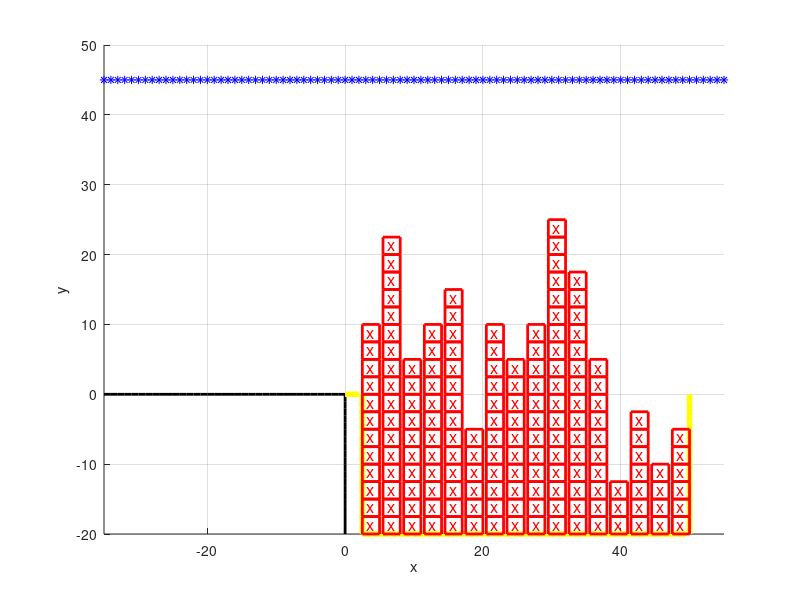

MATLAB code to generate this figure: (Note: this script raises an error after producing the figure.)
% Inicializar la figura
clc;
% Inicializar la figura
figure;
hold on;
xlabel('x');
ylabel('y');
grid on;
axis([-35, 55, -20, 50]);

% Izaje
x_izaje = -35:55;
yt0 = ones(size(x_izaje)) * 45;
plot(x_izaje, yt0, '*b');

% Muelle
% Línea horizontal
x_muelle_h = -35:0;
y_muelle_h = zeros(size(x_muelle_h));
plot(x_muelle_h, y_muelle_h, 'k', 'LineWidth', 2);

% Línea vertical
y_muelle_v = -20:0;
x_muelle_v = zeros(size(y_muelle_v));
plot(x_muelle_v, y_muelle_v, 'k', 'LineWidth', 2);

% Barco
% Horizontal abajo
x_barco_h_a = 2.5:50;
y_barco_h_a = ones(size(x_barco_h_a)) * -20;
plot(x_barco_h_a, y_barco_h_a, 'y', 'LineWidth', 4);

% Horizontal izquierda
x_barco_h_i = 0:2.5;
y_barco_h_i = zeros(size(x_barco_h_i));
plot(x_barco_h_i, y_barco_h_i, 'y', 'LineWidth', 4);

% Vertical izquierda
y_barco_v = -20:0;
x_barco_v_i = ones(size(y_muelle_v)) * 2.5;
plot(x_barco_v_i, y_barco_v, 'y', 'LineWidth', 4);

% Vertical derecha
x_barco_v_d = ones(size(y_muelle_v)) * 50;
plot(x_barco_v_d, y_barco_v, 'y', 'LineWidth', 4);

% Contenedores dentro del barco
num_columnas = 16;
num_contenedores_min = 2;
num_contenedores_max = 18;

contenedor_pos = zeros(num_contenedores_max, num_columnas);

for columna = 1:num_columnas
    % Dibujo de todos los contenedores en la fila actual
    num_contenedores_fila = randi([num_contenedores_min, num_contenedores_max]);
    posiciones_fila = zeros(num_contenedores_fila, 2);

    for i = 1:num_contenedores_fila
        contenedor_pos(i,columna) = 1;

        % ------------ Para graficar -------------
        pos_x = 2.5 + (columna - 1) * 3;
        pos_y = -20 + (i - 1) * 2.5;
        % Almacena la posición del contenedor
        posiciones_fila(i, :) = [pos_x, pos_y];

        % Dibuja el contenedor
        rectangle('Position', [pos_x, pos_y, 2.5, 2.5], 'EdgeColor', 'r', 'LineWidth', 2);
        % Etiqueta 'x' en el centro del contenedor
        x_center = pos_x + 1.25;
        y_center = pos_y + 1.25;
        text(x_center, y_center, 'x', 'Color', 'r', 'FontSize', 12, 'HorizontalAlignment', 'center', 'VerticalAlignment', 'middle');
    end

end
unos_por_columna = sum(contenedor_pos); % Me da la suma de cada columna
max_contenedores = max(unos_por_columna); % Busco el máximo de la suma de cada columna

coef_seguridad = 5;
y_superior = max_contenedores*2.5 + coef_seguridad;

punto_inicial = [-15, 5];
punto_final = [45, 10];
[perfil_vel_x,perfil_vel_y, sx, sy] = generar_Trayectoria(contenedor_pos,punto_inicial, punto_final, 0);
length(sx)
%plot(perfil_trayectoria(:, 1),perfil_trayectoria(:, 2), 'b') 
%[velocidad_X, velocidad_Y, x, y, cantidad_puntos] = Perfiles_Velocidad(perfil_trayectoria, 1.5);
%[velocidad_X, velocidad_Y, cantidad_puntos] = obtener_perfil_velocidad(perfil_trayectoria(1,:), perfil_trayectoria(2,:), 1.5);
plot(sx,sy) 
title('TRAYECTORIA REALIZADA Y PERFIL DE OBSTÁCULOS');
xlabel('X');
ylabel('Y');
figure(2)
t = linspace(0, length(perfil_vel_x)*0.005, length(perfil_vel_x));
plot(t, perfil_vel_x) 
title('PERFIL DE VELOCIDAD EN X');
xlabel('T');
ylabel('m/s');
legend('Perfil de velocidad en X');
grid on;
figure(3)
t = linspace(0, length(perfil_vel_x)*0.005, length(perfil_vel_y));
plot(t, perfil_vel_y) 
title('PERFIL DE VELOCIDAD EN Y');
xlabel('T');
ylabel('m/s');
grid on;
legend('Perfil de velocidad en Y');
